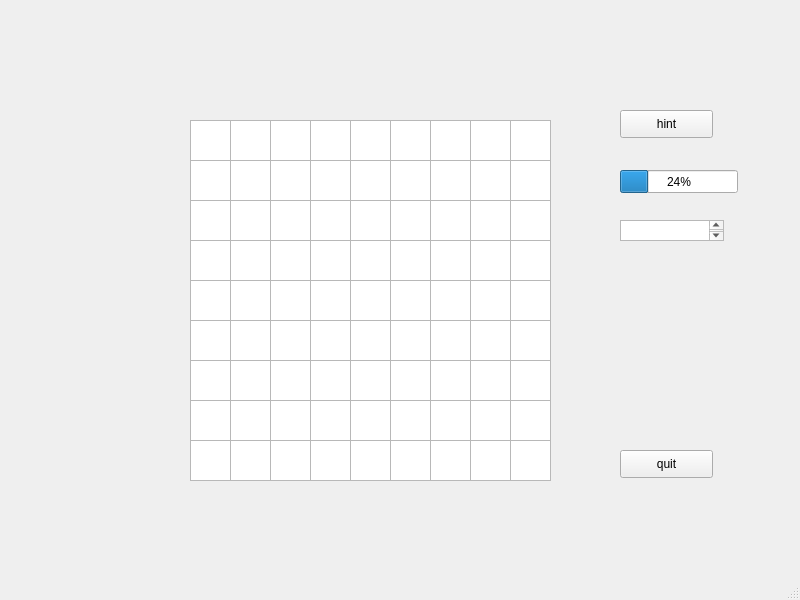
<?xml version="1.0" encoding="UTF-8"?>
<ui version="4.0">
 <class>sudoku</class>
 <widget class="QMainWindow" name="sudoku">
  <property name="geometry">
   <rect>
    <x>0</x>
    <y>0</y>
    <width>800</width>
    <height>600</height>
   </rect>
  </property>
  <property name="windowTitle">
   <string>MainWindow</string>
  </property>
  <widget class="QWidget" name="centralwidget">
   <widget class="QTextEdit" name="text_11">
    <property name="geometry">
     <rect>
      <x>190</x>
      <y>120</y>
      <width>41</width>
      <height>41</height>
     </rect>
    </property>
   </widget>
   <widget class="QTextEdit" name="text_22">
    <property name="geometry">
     <rect>
      <x>230</x>
      <y>160</y>
      <width>41</width>
      <height>41</height>
     </rect>
    </property>
   </widget>
   <widget class="QTextEdit" name="text_12">
    <property name="geometry">
     <rect>
      <x>230</x>
      <y>120</y>
      <width>41</width>
      <height>41</height>
     </rect>
    </property>
   </widget>
   <widget class="QTextEdit" name="text_13">
    <property name="geometry">
     <rect>
      <x>270</x>
      <y>120</y>
      <width>41</width>
      <height>41</height>
     </rect>
    </property>
    <property name="html">
     <string>&lt;!DOCTYPE HTML PUBLIC &quot;-//W3C//DTD HTML 4.0//EN&quot; &quot;http://www.w3.org/TR/REC-html40/strict.dtd&quot;&gt;
&lt;html&gt;&lt;head&gt;&lt;meta name=&quot;qrichtext&quot; content=&quot;1&quot; /&gt;&lt;style type=&quot;text/css&quot;&gt;
p, li { white-space: pre-wrap; }
&lt;/style&gt;&lt;/head&gt;&lt;body style=&quot; font-family:'MS Shell Dlg 2'; font-size:7.8pt; font-weight:400; font-style:normal;&quot;&gt;
&lt;p align=&quot;center&quot; style=&quot;-qt-paragraph-type:empty; margin-top:0px; margin-bottom:0px; margin-left:0px; margin-right:0px; -qt-block-indent:0; text-indent:0px;&quot;&gt;&lt;br /&gt;&lt;/p&gt;&lt;/body&gt;&lt;/html&gt;</string>
    </property>
   </widget>
   <widget class="QTextEdit" name="text_23">
    <property name="geometry">
     <rect>
      <x>270</x>
      <y>160</y>
      <width>41</width>
      <height>41</height>
     </rect>
    </property>
   </widget>
   <widget class="QTextEdit" name="text_21">
    <property name="geometry">
     <rect>
      <x>190</x>
      <y>160</y>
      <width>41</width>
      <height>41</height>
     </rect>
    </property>
   </widget>
   <widget class="QTextEdit" name="text_31">
    <property name="geometry">
     <rect>
      <x>190</x>
      <y>200</y>
      <width>41</width>
      <height>41</height>
     </rect>
    </property>
   </widget>
   <widget class="QTextEdit" name="text_32">
    <property name="geometry">
     <rect>
      <x>230</x>
      <y>200</y>
      <width>41</width>
      <height>41</height>
     </rect>
    </property>
   </widget>
   <widget class="QTextEdit" name="text_33">
    <property name="geometry">
     <rect>
      <x>270</x>
      <y>200</y>
      <width>41</width>
      <height>41</height>
     </rect>
    </property>
   </widget>
   <widget class="QTextEdit" name="text_15">
    <property name="geometry">
     <rect>
      <x>350</x>
      <y>120</y>
      <width>41</width>
      <height>41</height>
     </rect>
    </property>
   </widget>
   <widget class="QTextEdit" name="text_14">
    <property name="geometry">
     <rect>
      <x>310</x>
      <y>120</y>
      <width>41</width>
      <height>41</height>
     </rect>
    </property>
   </widget>
   <widget class="QTextEdit" name="text_35">
    <property name="geometry">
     <rect>
      <x>350</x>
      <y>200</y>
      <width>41</width>
      <height>41</height>
     </rect>
    </property>
   </widget>
   <widget class="QTextEdit" name="text_25">
    <property name="geometry">
     <rect>
      <x>350</x>
      <y>160</y>
      <width>41</width>
      <height>41</height>
     </rect>
    </property>
   </widget>
   <widget class="QTextEdit" name="text_36">
    <property name="geometry">
     <rect>
      <x>390</x>
      <y>200</y>
      <width>41</width>
      <height>41</height>
     </rect>
    </property>
   </widget>
   <widget class="QTextEdit" name="text_26">
    <property name="geometry">
     <rect>
      <x>390</x>
      <y>160</y>
      <width>41</width>
      <height>41</height>
     </rect>
    </property>
   </widget>
   <widget class="QTextEdit" name="text_34">
    <property name="geometry">
     <rect>
      <x>310</x>
      <y>200</y>
      <width>41</width>
      <height>41</height>
     </rect>
    </property>
   </widget>
   <widget class="QTextEdit" name="text_24">
    <property name="geometry">
     <rect>
      <x>310</x>
      <y>160</y>
      <width>41</width>
      <height>41</height>
     </rect>
    </property>
   </widget>
   <widget class="QTextEdit" name="text_16">
    <property name="geometry">
     <rect>
      <x>390</x>
      <y>120</y>
      <width>41</width>
      <height>41</height>
     </rect>
    </property>
   </widget>
   <widget class="QTextEdit" name="text_18">
    <property name="geometry">
     <rect>
      <x>470</x>
      <y>120</y>
      <width>41</width>
      <height>41</height>
     </rect>
    </property>
   </widget>
   <widget class="QTextEdit" name="text_17">
    <property name="geometry">
     <rect>
      <x>430</x>
      <y>120</y>
      <width>41</width>
      <height>41</height>
     </rect>
    </property>
   </widget>
   <widget class="QTextEdit" name="text_38">
    <property name="geometry">
     <rect>
      <x>470</x>
      <y>200</y>
      <width>41</width>
      <height>41</height>
     </rect>
    </property>
   </widget>
   <widget class="QTextEdit" name="text_28">
    <property name="geometry">
     <rect>
      <x>470</x>
      <y>160</y>
      <width>41</width>
      <height>41</height>
     </rect>
    </property>
   </widget>
   <widget class="QTextEdit" name="text_39">
    <property name="geometry">
     <rect>
      <x>510</x>
      <y>200</y>
      <width>41</width>
      <height>41</height>
     </rect>
    </property>
   </widget>
   <widget class="QTextEdit" name="text_29">
    <property name="geometry">
     <rect>
      <x>510</x>
      <y>160</y>
      <width>41</width>
      <height>41</height>
     </rect>
    </property>
   </widget>
   <widget class="QTextEdit" name="text_37">
    <property name="geometry">
     <rect>
      <x>430</x>
      <y>200</y>
      <width>41</width>
      <height>41</height>
     </rect>
    </property>
   </widget>
   <widget class="QTextEdit" name="text_27">
    <property name="geometry">
     <rect>
      <x>430</x>
      <y>160</y>
      <width>41</width>
      <height>41</height>
     </rect>
    </property>
   </widget>
   <widget class="QTextEdit" name="text_19">
    <property name="geometry">
     <rect>
      <x>510</x>
      <y>120</y>
      <width>41</width>
      <height>41</height>
     </rect>
    </property>
   </widget>
   <widget class="QTextEdit" name="text_42">
    <property name="geometry">
     <rect>
      <x>230</x>
      <y>240</y>
      <width>41</width>
      <height>41</height>
     </rect>
    </property>
   </widget>
   <widget class="QTextEdit" name="text_41">
    <property name="geometry">
     <rect>
      <x>190</x>
      <y>240</y>
      <width>41</width>
      <height>41</height>
     </rect>
    </property>
   </widget>
   <widget class="QTextEdit" name="text_62">
    <property name="geometry">
     <rect>
      <x>230</x>
      <y>320</y>
      <width>41</width>
      <height>41</height>
     </rect>
    </property>
   </widget>
   <widget class="QTextEdit" name="text_52">
    <property name="geometry">
     <rect>
      <x>230</x>
      <y>280</y>
      <width>41</width>
      <height>41</height>
     </rect>
    </property>
   </widget>
   <widget class="QTextEdit" name="text_63">
    <property name="geometry">
     <rect>
      <x>270</x>
      <y>320</y>
      <width>41</width>
      <height>41</height>
     </rect>
    </property>
   </widget>
   <widget class="QTextEdit" name="text_53">
    <property name="geometry">
     <rect>
      <x>270</x>
      <y>280</y>
      <width>41</width>
      <height>41</height>
     </rect>
    </property>
   </widget>
   <widget class="QTextEdit" name="text_61">
    <property name="geometry">
     <rect>
      <x>190</x>
      <y>320</y>
      <width>41</width>
      <height>41</height>
     </rect>
    </property>
   </widget>
   <widget class="QTextEdit" name="text_51">
    <property name="geometry">
     <rect>
      <x>190</x>
      <y>280</y>
      <width>41</width>
      <height>41</height>
     </rect>
    </property>
   </widget>
   <widget class="QTextEdit" name="text_43">
    <property name="geometry">
     <rect>
      <x>270</x>
      <y>240</y>
      <width>41</width>
      <height>41</height>
     </rect>
    </property>
   </widget>
   <widget class="QTextEdit" name="text_45">
    <property name="geometry">
     <rect>
      <x>350</x>
      <y>240</y>
      <width>41</width>
      <height>41</height>
     </rect>
    </property>
   </widget>
   <widget class="QTextEdit" name="text_44">
    <property name="geometry">
     <rect>
      <x>310</x>
      <y>240</y>
      <width>41</width>
      <height>41</height>
     </rect>
    </property>
   </widget>
   <widget class="QTextEdit" name="text_65">
    <property name="geometry">
     <rect>
      <x>350</x>
      <y>320</y>
      <width>41</width>
      <height>41</height>
     </rect>
    </property>
   </widget>
   <widget class="QTextEdit" name="text_55">
    <property name="geometry">
     <rect>
      <x>350</x>
      <y>280</y>
      <width>41</width>
      <height>41</height>
     </rect>
    </property>
   </widget>
   <widget class="QTextEdit" name="text_66">
    <property name="geometry">
     <rect>
      <x>390</x>
      <y>320</y>
      <width>41</width>
      <height>41</height>
     </rect>
    </property>
   </widget>
   <widget class="QTextEdit" name="text_56">
    <property name="geometry">
     <rect>
      <x>390</x>
      <y>280</y>
      <width>41</width>
      <height>41</height>
     </rect>
    </property>
   </widget>
   <widget class="QTextEdit" name="text_64">
    <property name="geometry">
     <rect>
      <x>310</x>
      <y>320</y>
      <width>41</width>
      <height>41</height>
     </rect>
    </property>
   </widget>
   <widget class="QTextEdit" name="text_54">
    <property name="geometry">
     <rect>
      <x>310</x>
      <y>280</y>
      <width>41</width>
      <height>41</height>
     </rect>
    </property>
   </widget>
   <widget class="QTextEdit" name="text_46">
    <property name="geometry">
     <rect>
      <x>390</x>
      <y>240</y>
      <width>41</width>
      <height>41</height>
     </rect>
    </property>
   </widget>
   <widget class="QTextEdit" name="text_48">
    <property name="geometry">
     <rect>
      <x>470</x>
      <y>240</y>
      <width>41</width>
      <height>41</height>
     </rect>
    </property>
   </widget>
   <widget class="QTextEdit" name="text_47">
    <property name="geometry">
     <rect>
      <x>430</x>
      <y>240</y>
      <width>41</width>
      <height>41</height>
     </rect>
    </property>
   </widget>
   <widget class="QTextEdit" name="text_67">
    <property name="geometry">
     <rect>
      <x>430</x>
      <y>320</y>
      <width>41</width>
      <height>41</height>
     </rect>
    </property>
   </widget>
   <widget class="QTextEdit" name="text_58">
    <property name="geometry">
     <rect>
      <x>470</x>
      <y>280</y>
      <width>41</width>
      <height>41</height>
     </rect>
    </property>
   </widget>
   <widget class="QTextEdit" name="text_69">
    <property name="geometry">
     <rect>
      <x>510</x>
      <y>320</y>
      <width>41</width>
      <height>41</height>
     </rect>
    </property>
   </widget>
   <widget class="QTextEdit" name="text_59">
    <property name="geometry">
     <rect>
      <x>510</x>
      <y>280</y>
      <width>41</width>
      <height>41</height>
     </rect>
    </property>
   </widget>
   <widget class="QTextEdit" name="text_68">
    <property name="geometry">
     <rect>
      <x>470</x>
      <y>320</y>
      <width>41</width>
      <height>41</height>
     </rect>
    </property>
   </widget>
   <widget class="QTextEdit" name="text_57">
    <property name="geometry">
     <rect>
      <x>430</x>
      <y>280</y>
      <width>41</width>
      <height>41</height>
     </rect>
    </property>
   </widget>
   <widget class="QTextEdit" name="text_49">
    <property name="geometry">
     <rect>
      <x>510</x>
      <y>240</y>
      <width>41</width>
      <height>41</height>
     </rect>
    </property>
   </widget>
   <widget class="QTextEdit" name="text_72">
    <property name="geometry">
     <rect>
      <x>230</x>
      <y>360</y>
      <width>41</width>
      <height>41</height>
     </rect>
    </property>
   </widget>
   <widget class="QTextEdit" name="text_71">
    <property name="geometry">
     <rect>
      <x>190</x>
      <y>360</y>
      <width>41</width>
      <height>41</height>
     </rect>
    </property>
   </widget>
   <widget class="QTextEdit" name="text_92">
    <property name="geometry">
     <rect>
      <x>230</x>
      <y>440</y>
      <width>41</width>
      <height>41</height>
     </rect>
    </property>
   </widget>
   <widget class="QTextEdit" name="text_82">
    <property name="geometry">
     <rect>
      <x>230</x>
      <y>400</y>
      <width>41</width>
      <height>41</height>
     </rect>
    </property>
   </widget>
   <widget class="QTextEdit" name="text_93">
    <property name="geometry">
     <rect>
      <x>270</x>
      <y>440</y>
      <width>41</width>
      <height>41</height>
     </rect>
    </property>
   </widget>
   <widget class="QTextEdit" name="text_83">
    <property name="geometry">
     <rect>
      <x>270</x>
      <y>400</y>
      <width>41</width>
      <height>41</height>
     </rect>
    </property>
   </widget>
   <widget class="QTextEdit" name="text_91">
    <property name="geometry">
     <rect>
      <x>190</x>
      <y>440</y>
      <width>41</width>
      <height>41</height>
     </rect>
    </property>
   </widget>
   <widget class="QTextEdit" name="text_81">
    <property name="geometry">
     <rect>
      <x>190</x>
      <y>400</y>
      <width>41</width>
      <height>41</height>
     </rect>
    </property>
   </widget>
   <widget class="QTextEdit" name="text_73">
    <property name="geometry">
     <rect>
      <x>270</x>
      <y>360</y>
      <width>41</width>
      <height>41</height>
     </rect>
    </property>
   </widget>
   <widget class="QTextEdit" name="text_75">
    <property name="geometry">
     <rect>
      <x>350</x>
      <y>360</y>
      <width>41</width>
      <height>41</height>
     </rect>
    </property>
   </widget>
   <widget class="QTextEdit" name="text_74">
    <property name="geometry">
     <rect>
      <x>310</x>
      <y>360</y>
      <width>41</width>
      <height>41</height>
     </rect>
    </property>
   </widget>
   <widget class="QTextEdit" name="text_95">
    <property name="geometry">
     <rect>
      <x>350</x>
      <y>440</y>
      <width>41</width>
      <height>41</height>
     </rect>
    </property>
   </widget>
   <widget class="QTextEdit" name="text_85">
    <property name="geometry">
     <rect>
      <x>350</x>
      <y>400</y>
      <width>41</width>
      <height>41</height>
     </rect>
    </property>
   </widget>
   <widget class="QTextEdit" name="text_96">
    <property name="geometry">
     <rect>
      <x>390</x>
      <y>440</y>
      <width>41</width>
      <height>41</height>
     </rect>
    </property>
   </widget>
   <widget class="QTextEdit" name="text_86">
    <property name="geometry">
     <rect>
      <x>390</x>
      <y>400</y>
      <width>41</width>
      <height>41</height>
     </rect>
    </property>
   </widget>
   <widget class="QTextEdit" name="text_94">
    <property name="geometry">
     <rect>
      <x>310</x>
      <y>440</y>
      <width>41</width>
      <height>41</height>
     </rect>
    </property>
   </widget>
   <widget class="QTextEdit" name="text_84">
    <property name="geometry">
     <rect>
      <x>310</x>
      <y>400</y>
      <width>41</width>
      <height>41</height>
     </rect>
    </property>
   </widget>
   <widget class="QTextEdit" name="text_76">
    <property name="geometry">
     <rect>
      <x>390</x>
      <y>360</y>
      <width>41</width>
      <height>41</height>
     </rect>
    </property>
   </widget>
   <widget class="QTextEdit" name="text_78">
    <property name="geometry">
     <rect>
      <x>470</x>
      <y>360</y>
      <width>41</width>
      <height>41</height>
     </rect>
    </property>
   </widget>
   <widget class="QTextEdit" name="text_77">
    <property name="geometry">
     <rect>
      <x>430</x>
      <y>360</y>
      <width>41</width>
      <height>41</height>
     </rect>
    </property>
   </widget>
   <widget class="QTextEdit" name="text_98">
    <property name="geometry">
     <rect>
      <x>470</x>
      <y>440</y>
      <width>41</width>
      <height>41</height>
     </rect>
    </property>
   </widget>
   <widget class="QTextEdit" name="text_88">
    <property name="geometry">
     <rect>
      <x>470</x>
      <y>400</y>
      <width>41</width>
      <height>41</height>
     </rect>
    </property>
   </widget>
   <widget class="QTextEdit" name="text_99">
    <property name="geometry">
     <rect>
      <x>510</x>
      <y>440</y>
      <width>41</width>
      <height>41</height>
     </rect>
    </property>
   </widget>
   <widget class="QTextEdit" name="text_89">
    <property name="geometry">
     <rect>
      <x>510</x>
      <y>400</y>
      <width>41</width>
      <height>41</height>
     </rect>
    </property>
   </widget>
   <widget class="QTextEdit" name="text_97">
    <property name="geometry">
     <rect>
      <x>430</x>
      <y>440</y>
      <width>41</width>
      <height>41</height>
     </rect>
    </property>
   </widget>
   <widget class="QTextEdit" name="text_87">
    <property name="geometry">
     <rect>
      <x>430</x>
      <y>400</y>
      <width>41</width>
      <height>41</height>
     </rect>
    </property>
   </widget>
   <widget class="QTextEdit" name="text_79">
    <property name="geometry">
     <rect>
      <x>510</x>
      <y>360</y>
      <width>41</width>
      <height>41</height>
     </rect>
    </property>
   </widget>
   <widget class="QProgressBar" name="progressBar">
    <property name="geometry">
     <rect>
      <x>620</x>
      <y>170</y>
      <width>118</width>
      <height>23</height>
     </rect>
    </property>
    <property name="value">
     <number>24</number>
    </property>
   </widget>
   <widget class="QPushButton" name="hint">
    <property name="geometry">
     <rect>
      <x>620</x>
      <y>110</y>
      <width>93</width>
      <height>28</height>
     </rect>
    </property>
    <property name="text">
     <string>hint</string>
    </property>
   </widget>
   <widget class="QPushButton" name="quit">
    <property name="geometry">
     <rect>
      <x>620</x>
      <y>450</y>
      <width>93</width>
      <height>28</height>
     </rect>
    </property>
    <property name="text">
     <string>quit</string>
    </property>
   </widget>
   <widget class="QTextEdit" name="text_time">
    <property name="geometry">
     <rect>
      <x>620</x>
      <y>220</y>
      <width>104</width>
      <height>21</height>
     </rect>
    </property>
   </widget>
  </widget>
  <widget class="QMenuBar" name="menubar">
   <property name="geometry">
    <rect>
     <x>0</x>
     <y>0</y>
     <width>800</width>
     <height>26</height>
    </rect>
   </property>
  </widget>
  <widget class="QStatusBar" name="statusbar"/>
 </widget>
 <resources/>
 <connections/>
</ui>
